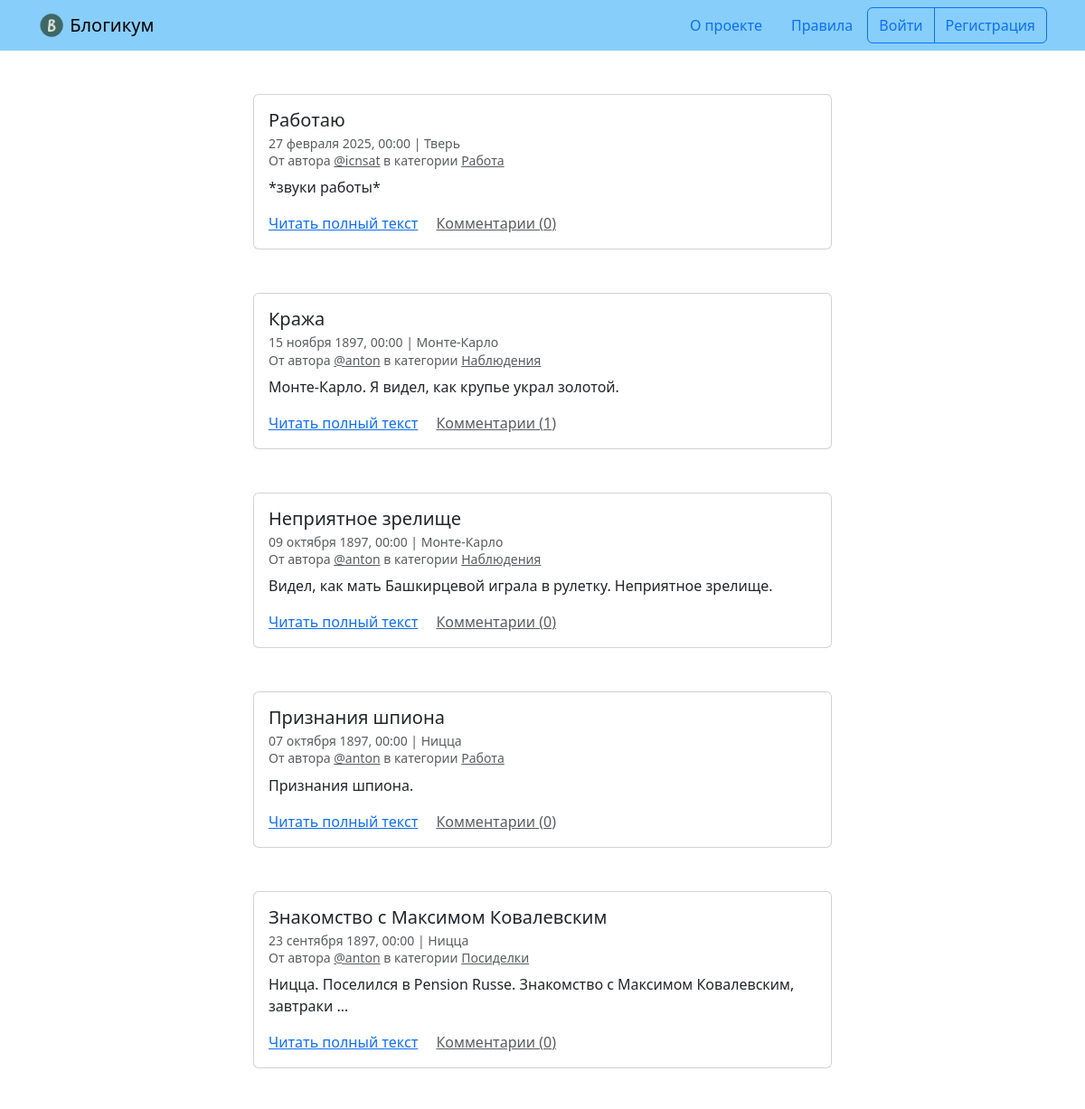
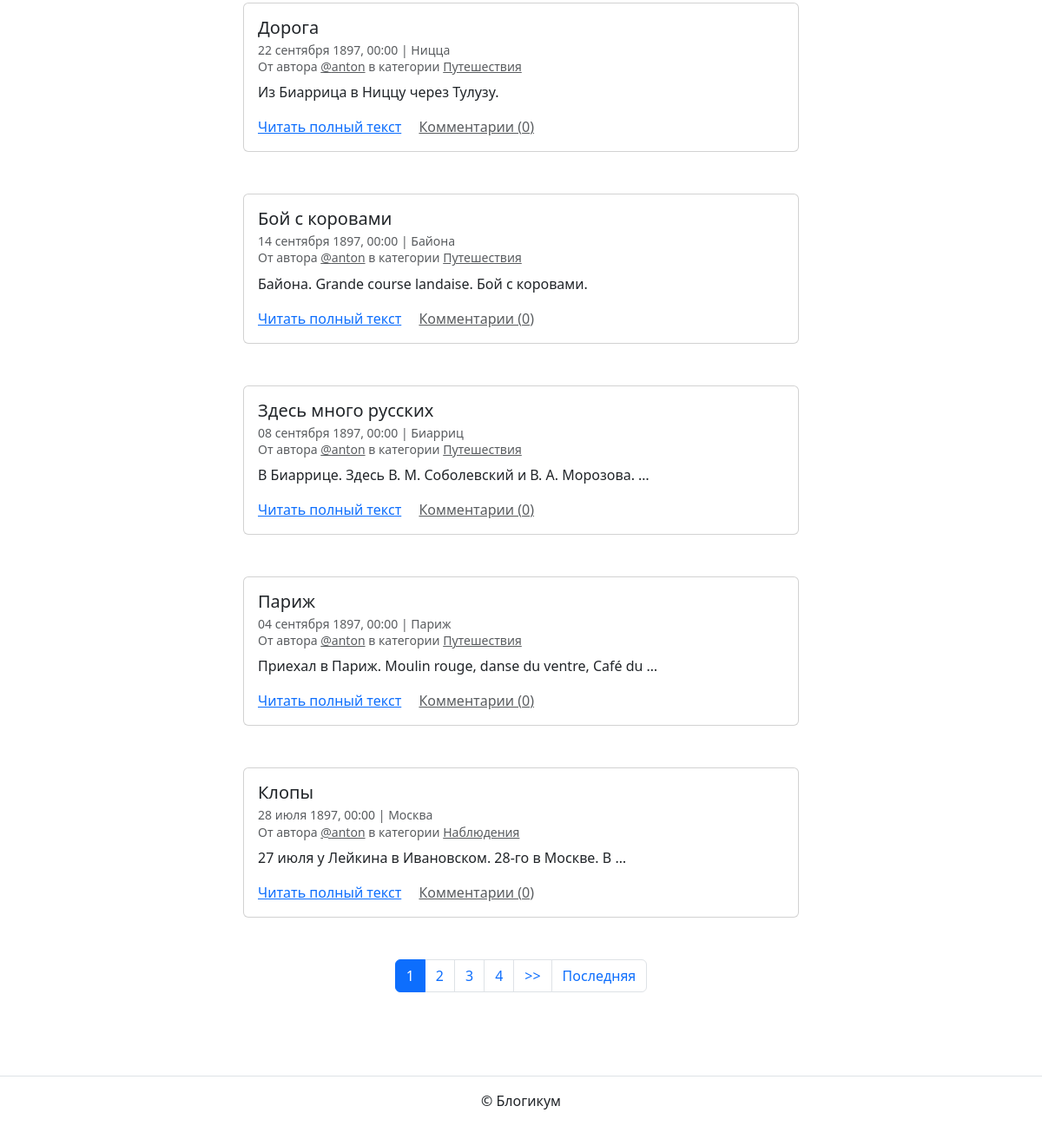
The page / on the database its author committed (2 pictures, top to bottom).
### blog/models.py (models this page shows, shortened)
class BaseModel(models.Model):
    is_published = models.BooleanField(
        default=True,
        verbose_name='Опубликовано',
        help_text='Снимите галочку, чтобы скрыть публикацию.'
    )
    created_at = models.DateTimeField(
        auto_now_add=True,
        verbose_name='Добавлено'
    )
    class Meta:
        abstract = True

class Post(BaseModel):
    title = models.CharField(
        verbose_name='Заголовок',
        max_length=256
    )
    text = models.TextField(
        verbose_name='Текст'
    )
    pub_date = models.DateTimeField(
        verbose_name='Дата и время публикации',
        help_text=(
            'Если установить дату и время '
            'в будущем — можно делать отложенные публикации.'
        )
    )
    image = models.ImageField(
        verbose_name='Фото',
        upload_to='images',
        blank=True
    )
    author = models.ForeignKey(
        User,
        on_delete=models.CASCADE,
        verbose_name='Автор публикации'
    )
    location = models.ForeignKey(
        Location,
        on_delete=models.SET_NULL,
        null=True,
        verbose_name='Местоположение'
    )
    category = models.ForeignKey(
        Category,
        on_delete=models.SET_NULL,
        null=True,
        verbose_name='Категория'
    )
    class Meta:
        verbose_name = 'публикация'
        verbose_name_plural = 'Публикации'
        ordering = ['pub_date']

class Location(BaseModel):
    name = models.CharField(
        max_length=256,
        verbose_name='Название места'
    )
    class Meta:
        verbose_name = 'местоположение'
        verbose_name_plural = 'Местоположения'

class Category(BaseModel):
    title = models.CharField(
        verbose_name='Заголовок',
        max_length=256
    )
    description = models.TextField(
        verbose_name='Описание'
    )
    slug = models.SlugField(
        unique=True,
        verbose_name='Идентификатор',
        help_text=(
            'Идентификатор страницы для URL; '
            'разрешены символы латиницы, цифры, дефис и подчёркивание.'
        )
    )
    class Meta:
        verbose_name = 'категория'
        verbose_name_plural = 'Категории'

### blog/views.py (the view)
# urls.py: path('', views.PostListView.as_view(), name="index"),
class PostListView(ListView):
    model = Post
    paginate_by = 10
    template_name = 'blog/index.html'
    def get_queryset(self):
        return Post.objects.annotate(comment_count=Count('comments')).filter(
            pub_date__lte=timezone.now(),
            is_published=True,
            category__is_published=True
        ).order_by('-pub_date')

### templates/blog/index.html (shortened to what this page needs)
{% extends "base.html" %}
{% block content %}
  {% for post in page_obj %}
    <article class="mb-5">
      {% include "includes/post_card.html" %}
    </article>
  {% endfor %}
  {% include "includes/paginator.html" %}
{% endblock %}

### templates/base.html (shortened to what this page needs)
{% load static %}
{% load django_bootstrap5 %}
<!DOCTYPE html>
<html lang="ru">
  <head>
    {% bootstrap_css %}
  </head>
  <body>
    {% include "includes/header.html" %}
    <main>
      <div class="container py-5">
        {% block content %}{% endblock %}
      </div>
    </main>
    {% include "includes/footer.html" %}
  </body>
</html>

### templates/includes/header.html
{% load static %}
<header>
  <nav class="navbar navbar-light" style="background-color: lightskyblue">
    <div class="container">
      <a class="navbar-brand" href="{% url 'blog:index' %}">
        <img src="{% static 'img/logo.png' %}" width="30" height="30" class="d-inline-block align-top" alt="">
        Блогикум
      </a>
      {% with request.resolver_match.view_name as view_name %}
        <ul class="nav  nav-pills">
          <li class="nav-item">
            <a class="nav-link {% if view_name == 'pages:about' %} text-white {% endif %}" href="{% url 'pages:about' %}">
              О проекте
            </a>
          </li>
          <li class="nav-item">
            <a class="nav-link {% if view_name == 'pages:rules' %} text-white {% endif %}" href="{% url 'pages:rules' %}">
              Правила
            </a>
          </li>
          {% if user.is_authenticated %}
            <div class="btn-group" role="group" aria-label="Basic outlined example">
              <button type="button" class="btn btn-outline-primary"><a class="text-decoration-none text-reset"
                  href="{% url 'blog:create_post' %}">Написать пост</a></button>
              <button type="button" class="btn btn-outline-primary"><a class="text-decoration-none text-reset"
                  href="{% url 'blog:profile' user.username %}">{{ user.username }}</a></button>
              <button type="button" class="btn btn-outline-primary"><a class="text-decoration-none text-reset"
                  href="{% url 'logout' %}">Выйти</a></button>
            </div>
          {% else %}
            <div class="btn-group" role="group" aria-label="Basic outlined example">
              <button type="button" class="btn btn-outline-primary"><a class="text-decoration-none text-reset"
                  href="{% url 'login' %}">Войти</a></button>
              <button type="button" class="btn btn-outline-primary"><a class="text-decoration-none text-reset"
                  href="{% url 'registration' %}">Регистрация</a></button>
            </div>
          {% endif %}
        </ul>
      {% endwith %}
    </div>
  </nav>
</header>

### templates/includes/post_card.html (shortened to what this page needs)
<div class="col d-flex justify-content-center">
  <div class="card" style="width: 40rem;">
    <div class="card-body">
      <h5 class="card-title">{{ post.title }}</h5>
      <h6 class="card-subtitle mb-2 text-muted">
        <small>
          {{ post.pub_date|date:"d E Y, H:i" }} | {% if post.location and post.location.is_published %}{{ post.location.name }}{% else %}Планета Земля{% endif %}<br>
          От автора <a class="text-muted" href="{% url 'blog:profile' post.author.username %}">@{{ post.author.username }}</a> в
          категории {% include "includes/category_link.html" %}
        </small>
      </h6>
      <p class="card-text">{{ post.text|truncatewords:10 }}</p>
      <a href="{% url 'blog:post_detail' post.id %}" class="card-link">Читать полный текст</a>
      <a href="{% url 'blog:post_detail' post.id %}" class="card-link text-muted">Комментарии ({{ post.comment_count }})</a>
    </div>
  </div>
</div>

### templates/includes/category_link.html
<a class="text-muted" href="{% url 'blog:category_posts' post.category.slug %}">
  {{ post.category.title }}
</a>

### templates/includes/paginator.html (shortened to what this page needs)
{% if page_obj.has_other_pages %}
  <nav aria-label="Page navigation" class="my-5">
    <ul class="pagination justify-content-center">
      {% for i in page_obj.paginator.page_range %}
        {% if page_obj.number == i %}
          <li class="page-item active">
            <span class="page-link">{{ i }}</span>
          </li>
        {% else %}
          <li class="page-item">
            <a class="page-link" href="?page={{ i }}">{{ i }}</a>
          </li>
        {% endif %}
      {% endfor %}
      {% if page_obj.has_next %}
        <li class="page-item">
          <a class="page-link" href="?page={{ page_obj.next_page_number }}">
            >>
          </a>
        </li>
        <li class="page-item">
          <a class="page-link" href="?page={{ page_obj.paginator.num_pages }}">
            Последняя
          </a>
        </li>
      {% endif %}
    </ul>
  </nav>
{% endif %}

### templates/includes/footer.html
<footer class="border-top text-center py-3">
  <p>© Блогикум</p>
</footer>

### rows shown on the page
Post: title "Работаю", pub_date "27 февраля 2025, 00:00", location.name "Тверь", author.username "icnsat", category "Работа", text "*звуки работы*", comment_count "0"
Post: title "Кража", pub_date "15 ноября 1897, 00:00", location.name "Монте-Карло", author.username "anton", category "Наблюдения", text "Монте-Карло. Я видел, как крупье украл золотой.", comment_count "1"
Post: title "Неприятное зрелище", pub_date "09 октября 1897, 00:00", location.name "Монте-Карло", author.username "anton", category "Наблюдения", text "Видел, как мать Башкирцевой играла в рулетку. Неприятное зрелище.", comment_count "0"
Post: title "Признания шпиона", pub_date "07 октября 1897, 00:00", location.name "Ницца", author.username "anton", category "Работа", text "Признания шпиона.", comment_count "0"
Post: title "Знакомство с Максимом Ковалевским", pub_date "23 сентября 1897, 00:00", location.name "Ницца", author.username "anton", category "Посиделки", text "Ницца. Поселился в Pension Russe. Знакомство с Максимом Ковалевским, завтраки …", comment_count "0"
Post: title "Дорога", pub_date "22 сентября 1897, 00:00", location.name "Ницца", author.username "anton", category "Путешествия", text "Из Биаррица в Ниццу через Тулузу.", comment_count "0"
Post: title "Бой с коровами", pub_date "14 сентября 1897, 00:00", location.name "Байона", author.username "anton", category "Путешествия", text "Байона. Grande course landaise. Бой с коровами.", comment_count "0"
Post: title "Здесь много русских", pub_date "08 сентября 1897, 00:00", location.name "Биарриц", author.username "anton", category "Путешествия", text "В Биаррице. Здесь В. М. Соболевский и В. А. Морозова. …", comment_count "0"
Post: title "Париж", pub_date "04 сентября 1897, 00:00", location.name "Париж", author.username "anton", category "Путешествия", text "Приехал в Париж. Moulin rouge, danse du ventre, Café du …", comment_count "0"
Post: title "Клопы", pub_date "28 июля 1897, 00:00", location.name "Москва", author.username "anton", category "Наблюдения", text "27 июля у Лейкина в Ивановском. 28-го в Москве. В …", comment_count "0"

### other values the page prints
{{ i }} "1"
{{ i }} "2" "3" "4"
